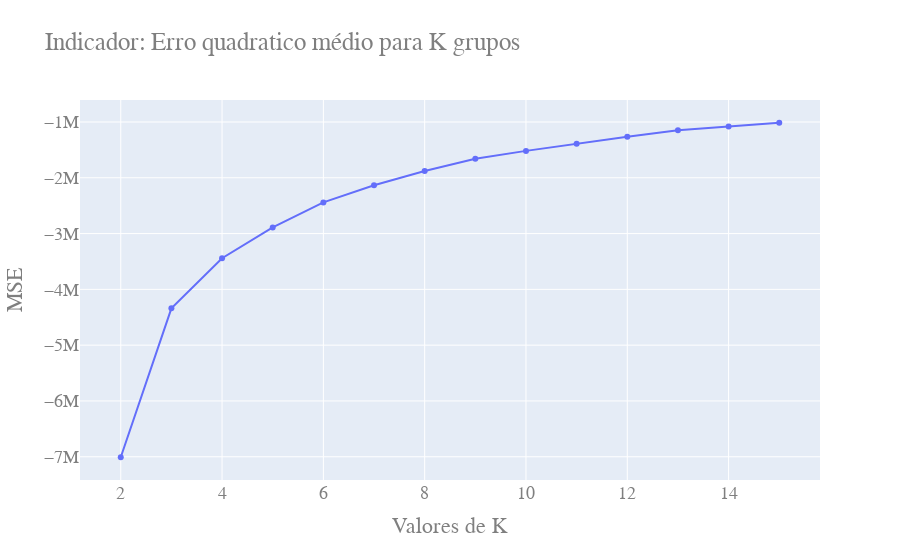

The cell this chart's notebook holds for it:
### Code cell
fig =go.Figure()
fig.add_trace(go.Scatter(x = faixa_n_clusters, y = valores_score))
fig.update_layout(
    title="Indicador: Erro quadratico médio para K grupos",
    xaxis_title="Valores de K",
    yaxis_title="MSE",
    font=dict(
        family="Courier New, monospace",
        size=18,
        color="#7f7f7f"
    )
)
fig.show()

### Figure 1 — Plotly figure (JSON) as saved in the notebook; plotly's stock layout.template omitted (floating-point values rounded to 4 significant figures)
{"data": [{"type": "scatter", "x": [2, 3, 4, 5, 6, 7, 8, 9, 10, 11, 12, 13, 14, 15], "y": [-7009000.0, -4340000.0, -3442000.0, -2889000.0, -2442000.0, -2133000.0, -1878000.0, -1660000.0, -1518000.0, -1390000.0, -1267000.0, -1149000.0, -1083000.0, -1014000.0]}], "layout": {"font": {"color": "#7f7f7f", "family": "Courier New, monospace", "size": 18}, "title": {"text": "Indicador: Erro quadratico médio para K grupos"}, "xaxis": {"title": {"text": "Valores de K"}}, "yaxis": {"title": {"text": "MSE"}}}}
